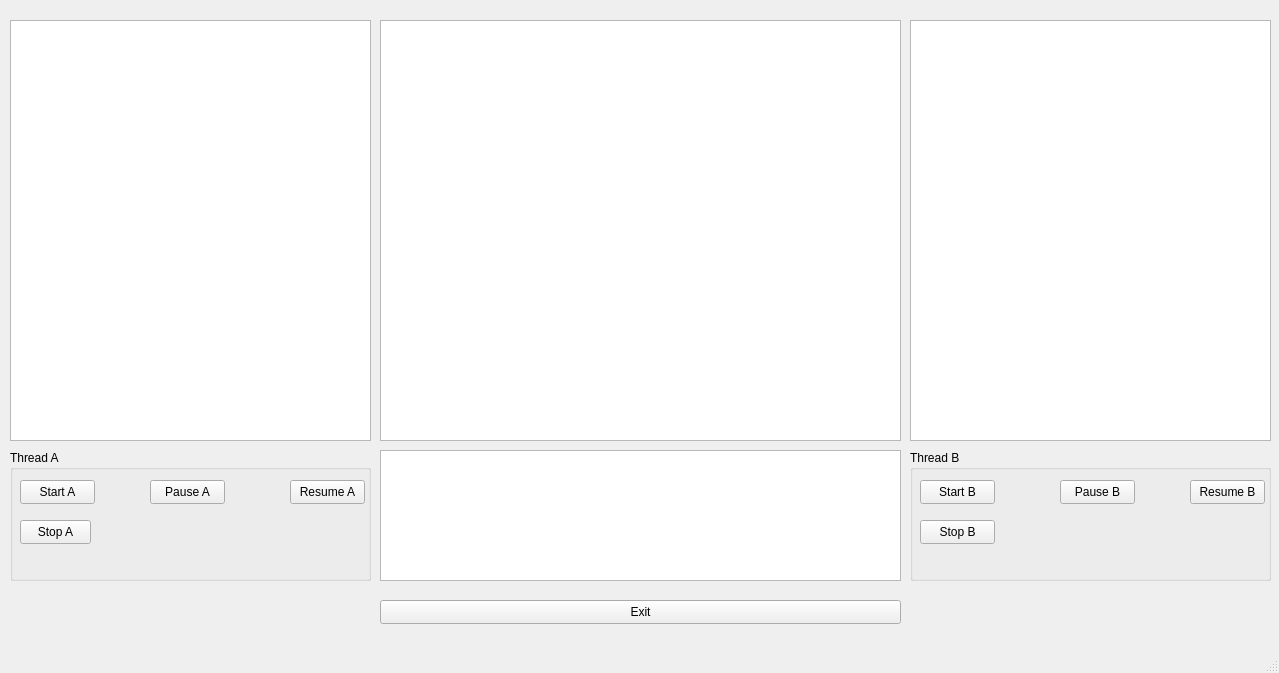
<?xml version="1.0" encoding="UTF-8"?>
<ui version="4.0">
 <class>MainWindow</class>
 <widget class="QMainWindow" name="MainWindow">
  <property name="geometry">
   <rect>
    <x>0</x>
    <y>0</y>
    <width>1279</width>
    <height>673</height>
   </rect>
  </property>
  <property name="windowTitle">
   <string>MainWindow</string>
  </property>
  <widget class="QWidget" name="centralwidget">
   <widget class="QTextEdit" name="textEdit_StatusA">
    <property name="geometry">
     <rect>
      <x>10</x>
      <y>20</y>
      <width>361</width>
      <height>421</height>
     </rect>
    </property>
   </widget>
   <widget class="QTextEdit" name="textEdit_StatusB">
    <property name="geometry">
     <rect>
      <x>910</x>
      <y>20</y>
      <width>361</width>
      <height>421</height>
     </rect>
    </property>
   </widget>
   <widget class="QGroupBox" name="groupBox">
    <property name="geometry">
     <rect>
      <x>10</x>
      <y>450</y>
      <width>361</width>
      <height>131</height>
     </rect>
    </property>
    <property name="title">
     <string>Thread A</string>
    </property>
    <widget class="QPushButton" name="btn_start_A">
     <property name="geometry">
      <rect>
       <x>10</x>
       <y>30</y>
       <width>75</width>
       <height>24</height>
      </rect>
     </property>
     <property name="text">
      <string>Start A</string>
     </property>
    </widget>
    <widget class="QPushButton" name="btn_pause_A">
     <property name="geometry">
      <rect>
       <x>140</x>
       <y>30</y>
       <width>75</width>
       <height>24</height>
      </rect>
     </property>
     <property name="text">
      <string>Pause A</string>
     </property>
    </widget>
    <widget class="QPushButton" name="btn_resume_A">
     <property name="geometry">
      <rect>
       <x>280</x>
       <y>30</y>
       <width>75</width>
       <height>24</height>
      </rect>
     </property>
     <property name="text">
      <string>Resume A</string>
     </property>
    </widget>
    <widget class="QPushButton" name="btn_stopA">
     <property name="geometry">
      <rect>
       <x>10</x>
       <y>70</y>
       <width>71</width>
       <height>24</height>
      </rect>
     </property>
     <property name="text">
      <string>Stop A</string>
     </property>
    </widget>
   </widget>
   <widget class="QGroupBox" name="groupBox_2">
    <property name="geometry">
     <rect>
      <x>910</x>
      <y>450</y>
      <width>361</width>
      <height>131</height>
     </rect>
    </property>
    <property name="title">
     <string>Thread B</string>
    </property>
    <widget class="QPushButton" name="btn_start_B">
     <property name="geometry">
      <rect>
       <x>10</x>
       <y>30</y>
       <width>75</width>
       <height>24</height>
      </rect>
     </property>
     <property name="text">
      <string>Start B</string>
     </property>
    </widget>
    <widget class="QPushButton" name="btn_pause_B">
     <property name="geometry">
      <rect>
       <x>150</x>
       <y>30</y>
       <width>75</width>
       <height>24</height>
      </rect>
     </property>
     <property name="text">
      <string>Pause B</string>
     </property>
    </widget>
    <widget class="QPushButton" name="btn_resume_B">
     <property name="geometry">
      <rect>
       <x>280</x>
       <y>30</y>
       <width>75</width>
       <height>24</height>
      </rect>
     </property>
     <property name="text">
      <string>Resume B</string>
     </property>
    </widget>
    <widget class="QPushButton" name="btn_stopB">
     <property name="geometry">
      <rect>
       <x>10</x>
       <y>70</y>
       <width>75</width>
       <height>24</height>
      </rect>
     </property>
     <property name="text">
      <string>Stop B</string>
     </property>
    </widget>
   </widget>
   <widget class="QPushButton" name="btn_exit">
    <property name="geometry">
     <rect>
      <x>380</x>
      <y>600</y>
      <width>521</width>
      <height>24</height>
     </rect>
    </property>
    <property name="text">
     <string>Exit</string>
    </property>
   </widget>
   <widget class="QGraphicsView" name="imgView">
    <property name="geometry">
     <rect>
      <x>380</x>
      <y>20</y>
      <width>521</width>
      <height>421</height>
     </rect>
    </property>
   </widget>
   <widget class="QChartView" name="hist_chartview">
    <property name="geometry">
     <rect>
      <x>380</x>
      <y>450</y>
      <width>521</width>
      <height>131</height>
     </rect>
    </property>
   </widget>
  </widget>
  <widget class="QMenuBar" name="menubar">
   <property name="geometry">
    <rect>
     <x>0</x>
     <y>0</y>
     <width>1279</width>
     <height>22</height>
    </rect>
   </property>
  </widget>
  <widget class="QStatusBar" name="statusbar"/>
 </widget>
 <customwidgets>
  <customwidget>
   <class>QChartView</class>
   <extends>QGraphicsView</extends>
   <header location="global">qchartview.h</header>
  </customwidget>
 </customwidgets>
 <resources/>
 <connections/>
</ui>
